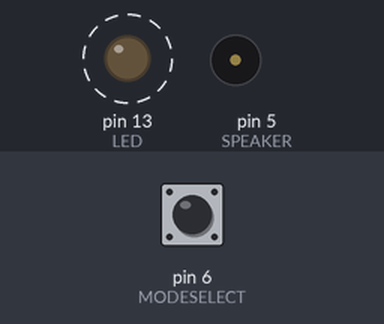
A sketch run on a simulated Arduino Mega 2560, built with avr-gcc and run on an emulated ATmega2560. Shown: output pins drawn as LEDs (lit = HIGH), buzzer (waves = sounding, pin HIGH). Dashed ring = blinking. Inputs (shaded band) come from the test bench; at power-on: pin 6 (MODESELECT) LOW. No radio packets arrive unless stated; pins used as bus, display or sensor lines are not drawn.

Above: at 0.19 s.
Timing chart, 0 to 3.1 s (numbered marks = the images above):
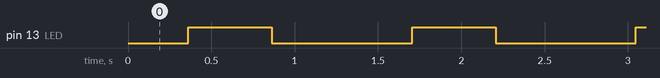

Measured:
- by itself, pin 13 (LED): alternates HIGH for 0.50 s and LOW for 0.84 s

The sketch:

switch_mode_noserial.ino
```cpp
// Feather9x_RX
// -*- mode: C++ -*-
// Example sketch showing how to create a simple messaging client (receiver)
// with the RH_RF95 class. RH_RF95 class does not provide for addressing or
// reliability, so you should only use RH_RF95 if you do not need the higher
// level messaging abilities.
// It is designed to work with the other example Feather9x_TX

#include <SPI.h>
#include <RH_RF95.h>

/* for feather m0  */
#define RFM95_CS 8
#define RFM95_RST 4
#define RFM95_INT 3

// battery voltage checker
#define VBATPIN       A7

// Change to 434.0 or other frequency, must match RX's freq!
#define RF95_FREQ 915.0
#define TXPOWER   23

// define send rate, sensor IDs and pins
#define SENDDELAY     500
static long send_time = -1;

#define LIGHTID       "01"
#define LIGHTPIN      A0
#define LIGHTSENSOR   false

#define TEMPID        "02"
#define TEMPPIN       A1
#define TEMPSENSOR    false

// Singleton instance of the radio driver
RH_RF95 rf95(RFM95_CS, RFM95_INT);

// Blinky on receipt
#define LED 13

// Resonant frequency for audio feedback
#define CENTER_FREQ 2000
#define SPEAKER 5

// mode select switch
#define MODESELECT    6
#define TRANSMIT      0
#define RECEIVE       1
static bool mode;

#define LCD   true

void setup()
{
  pinMode(LED, OUTPUT);
  pinMode(RFM95_RST, OUTPUT);
  pinMode(SPEAKER, OUTPUT);
  pinMode(MODESELECT, INPUT);
  digitalWrite(RFM95_RST, HIGH);

//  while (!Serial);
//  Serial.begin(9600);
//  delay(100);

  // manual reset
  digitalWrite(RFM95_RST, LOW);
  delay(10);
  digitalWrite(RFM95_RST, HIGH);
  delay(10);

  while (!rf95.init()) {
    while (1);
  }

  // Defaults after init are 434.0MHz, modulation GFSK_Rb250Fd250, +13dbM
  if (!rf95.setFrequency(RF95_FREQ)) {
    while (1);
  }

  // Defaults after init are 434.0MHz, 13dBm, Bw = 125 kHz, Cr = 4/5, Sf = 128chips/symbol, CRC on

  // The default transmitter power is 13dBm, using PA_BOOST.
  // If you are using RFM95/96/97/98 modules which uses the PA_BOOST transmitter pin, then
  // you can set transmitter powers from 5 to 23 dBm:
  rf95.setTxPower(23, false);

    // check and print battery power
  float measuredvbat = analogRead(VBATPIN);
  measuredvbat *= 2;    // we divided by 2, so multiply back
  measuredvbat *= 3.3;  // Multiply by 3.3V, our reference voltage
  measuredvbat /= 1024; // convert to voltage
//  Serial.print("VBat: " ); Serial.println(measuredvbat);  // set up Serial1 for the LCD

  if(LCD)
    Serial1.begin(9600);

  // choose the mode with software
  digitalWrite(MODESELECT, LOW);
  if(digitalRead(MODESELECT)) {
    mode = RECEIVE; //send
    if(LCD) {
      clearLCD();
      writeLine("Receive mode",1,0);
    }
  } else {
    mode = TRANSMIT;
//    Serial.println("transmit mode");
  }
}

void loop()
{
  if(mode == TRANSMIT) {
    static String send_string;
    static int send_length = 0;
    static char send_buffer[RH_RF95_MAX_MESSAGE_LEN];

    send_string = String(String(millis(), DEC) + ";");
    if(send_time == -1 || millis() - send_time > SENDDELAY) {
      if(LIGHTSENSOR) {
        float light_reading = analogRead(LIGHTPIN) * (1000.0/1023);
        send_string = addSensorData(send_string, LIGHTID, light_reading, 0);
      }

      if(TEMPSENSOR) {
        float voltage = (analogRead(TEMPPIN) * 0.00322581);
        float tempC = (voltage - 0.5) * 100.0;
        send_string = addSensorData(send_string, TEMPID, tempC, 2);
      }
      // add more sensors here

      // send transmission
      send_length = min(RH_RF95_MAX_MESSAGE_LEN, send_string.length());
      for (byte i = 0; i < send_length; i++) {
        send_buffer[i] = send_string[i];
      }

      rf95.send((uint8_t *)send_buffer, send_length);

      delay(20);
      rf95.waitPacketSent();
      uint8_t buf[RH_RF95_MAX_MESSAGE_LEN];
      uint8_t len = sizeof(buf);

      if (rf95.waitAvailableTimeout(250)) {
        // Should be a reply message for us now
        if (rf95.recv(buf, &len)) {
//          Serial.print("Millis: ");
//          Serial.print(send_string);
//          Serial.print("            Reply RSSI: ");
//          Serial.println(rf95.lastRssi(), DEC);
        } else {
//          Serial.println("Receive failed");
        }
      } else {
//        Serial.println("No reply.");
      }
      Blink(LED, 500);

      // Maybe add code to handle a reply


      send_time = millis();
      send_string = "";
    }
  } else {                // receive mode
    if (rf95.available()) {
      if(LCD)
        clearLCD();

      // Should be a message for us now
      uint8_t buf[RH_RF95_MAX_MESSAGE_LEN];
      uint8_t len = sizeof(buf);

      if (rf95.recv(buf, &len)) {
        digitalWrite(LED, HIGH);
        String recd_string = String((char*)buf);
        RH_RF95::printBuffer("Received: ", buf, len);
//        Serial.print("Got: ");
//        Serial.println((char*)buf);
//        Serial.print("RSSI: ");
//        Serial.println(rf95.lastRssi(), DEC);
        delay(10);
        // Send a reply
        uint8_t data[] = "And hello back to you";
        rf95.send(data, sizeof(data));
        rf95.waitPacketSent();

        if (LCD) {
          writeLine(String("RSSI:" + String(rf95.lastRssi())), 1, 4);
          writeLine(recd_string, 2, 0);
        }
        digitalWrite(LED, LOW);
//        audioFeedback(rf95.lastRssi());
      }
    }
  }
}

// add data from a sensor to the upcoming transmission.
// Transmission format is [sensor id]:[sensor value],...,[sensor value];
String addSensorData(String send_string, String id, float reading, int dec_places) {
  send_string = String(send_string + id);
  send_string = String(send_string + ":");
  send_string = String(send_string + String(reading, dec_places));
  send_string = String(send_string + ";");
  return send_string;
}

// Blink an LED for a given number of ms
void Blink(byte PIN, int DELAY_MS)
{
  digitalWrite(PIN,HIGH);
  delay(DELAY_MS);
  digitalWrite(PIN,LOW);
}

void audioFeedback(int rssi) {
  int scale_factor = 10;
  int center_rssi  = 75;

  int output_freq = CENTER_FREQ + (center_rssi + rssi)*scale_factor;
  tone(SPEAKER, output_freq, 500);
}

// LCD functions
void clearLCD() {
  Serial1.write(254); // move cursor to beginning of first line
  Serial1.write(128);

  Serial1.write("                "); // clear display
  Serial1.write("                ");
  delay(50);
}

void writeLine(String str, int line, int pos) {
  char temp[16] = "               ";
  int num_chars = str.length();
  Serial1.write(254); // move cursor to beginning of first line
  switch(line) {
    case 2:
      Serial1.write(191+pos);
    case 1:
      Serial1.write(128+pos);
  }
  delay(10);
  for(int i=0; i<num_chars; i++) {
    temp[i] = str[i];
  }
  Serial1.write(temp);
  delay(100);
}
```
